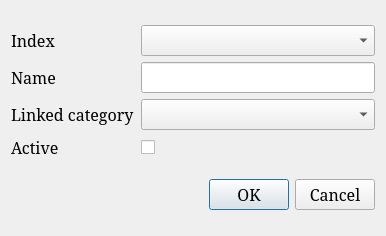
<?xml version="1.0" encoding="UTF-8"?>
<ui version="4.0">
 <class>tabEdit_Dialog</class>
 <widget class="QDialog" name="tabEdit_Dialog">
  <property name="geometry">
   <rect>
    <x>0</x>
    <y>0</y>
    <width>386</width>
    <height>236</height>
   </rect>
  </property>
  <property name="font">
   <font>
    <family>Constantia</family>
    <pointsize>12</pointsize>
   </font>
  </property>
  <property name="windowTitle">
   <string>Dialog</string>
  </property>
  <layout class="QVBoxLayout" name="verticalLayout">
   <item>
    <layout class="QGridLayout" name="gridLayout">
     <item row="0" column="0">
      <widget class="QLabel" name="label_2">
       <property name="text">
        <string>Index</string>
       </property>
      </widget>
     </item>
     <item row="0" column="1">
      <widget class="QComboBox" name="index_comboBox"/>
     </item>
     <item row="1" column="0">
      <widget class="QLabel" name="label">
       <property name="text">
        <string>Name</string>
       </property>
      </widget>
     </item>
     <item row="1" column="1">
      <widget class="QLineEdit" name="nameEdit"/>
     </item>
     <item row="2" column="0">
      <widget class="QLabel" name="label_3">
       <property name="text">
        <string>Linked category</string>
       </property>
      </widget>
     </item>
     <item row="2" column="1">
      <widget class="QComboBox" name="category_comboBox"/>
     </item>
     <item row="3" column="0">
      <widget class="QLabel" name="label_4">
       <property name="text">
        <string>Active</string>
       </property>
      </widget>
     </item>
     <item row="3" column="1">
      <widget class="QCheckBox" name="checkBox">
       <property name="text">
        <string/>
       </property>
      </widget>
     </item>
    </layout>
   </item>
   <item>
    <widget class="QDialogButtonBox" name="buttonBox">
     <property name="orientation">
      <enum>Qt::Horizontal</enum>
     </property>
     <property name="standardButtons">
      <set>QDialogButtonBox::Cancel|QDialogButtonBox::Ok</set>
     </property>
    </widget>
   </item>
  </layout>
 </widget>
 <resources/>
 <connections>
  <connection>
   <sender>buttonBox</sender>
   <signal>accepted()</signal>
   <receiver>tabEdit_Dialog</receiver>
   <slot>accept()</slot>
   <hints>
    <hint type="sourcelabel">
     <x>248</x>
     <y>254</y>
    </hint>
    <hint type="destinationlabel">
     <x>157</x>
     <y>274</y>
    </hint>
   </hints>
  </connection>
  <connection>
   <sender>buttonBox</sender>
   <signal>rejected()</signal>
   <receiver>tabEdit_Dialog</receiver>
   <slot>reject()</slot>
   <hints>
    <hint type="sourcelabel">
     <x>316</x>
     <y>260</y>
    </hint>
    <hint type="destinationlabel">
     <x>286</x>
     <y>274</y>
    </hint>
   </hints>
  </connection>
 </connections>
</ui>
